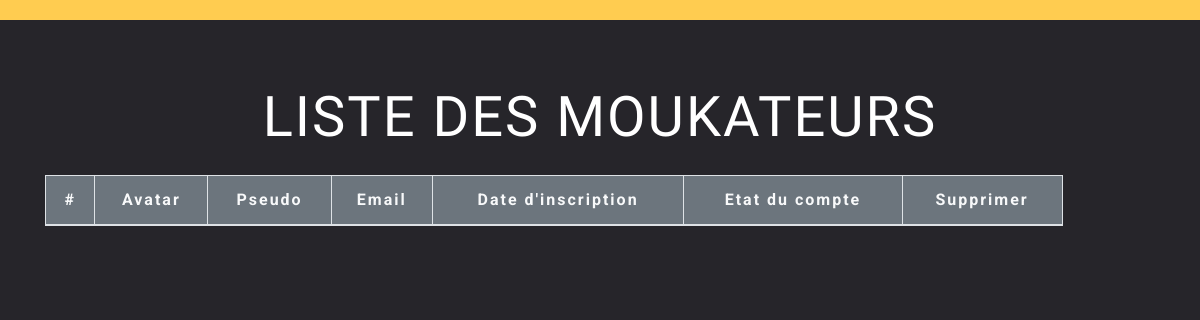
The page /pages/admin/gestion-user.php on the database as committed earlier.
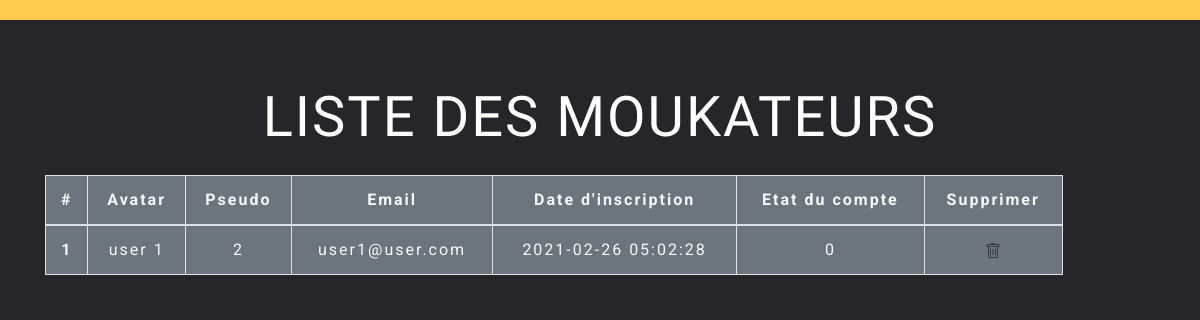
The same page on the database as committed later.
### tables this page shows
CREATE TABLE `users` (
  `id` int(10) UNSIGNED NOT NULL,
  `pseudo` varchar(255) NOT NULL,
  `avatar` varchar(255) DEFAULT NULL,
  `last_name` varchar(255) NOT NULL,
  `first_name` varchar(255) NOT NULL,
  `email` varchar(100) NOT NULL,
  `password` varchar(200) NOT NULL,
  `role` varchar(100) NOT NULL,
  `created_at` timestamp NOT NULL DEFAULT CURRENT_TIMESTAMP ON UPDATE CURRENT_TIMESTAMP,
  `delete_account` tinyint(1) NOT NULL DEFAULT '0'
);

### src/controller/admin-function.php (called while the page is built, shortened)
<?php
function getAllUsers()
{
    global $db_connect;
    $requet = "SELECT * FROM moukatali.users WHERE role= 'user'";
    $stmt = $db_connect->prepare($requet);
    $stmt->execute();
    $all_users = $stmt->fetchAll();
    return $all_users;
}

### src/pages/admin/gestion-user.php (the view, shortened to what this page needs)
<?php
require ROOT_PATH . '/config/database.php';
require ROOT_PATH . '/src/controller/admin-function.php';
$all_users = getAllUsers();
include('../../layout/head.php');
?>
</head>
  <body>
    <header class="header-main ">
    </header>
    <section>
      <div class="container">
        <h1 class="text-uppercase display-4 text-center py-3 mt-5">liste des moukateurs</h1>
        <table class="col-11 table table-bordered bg-secondary text-center text-light">
          <thead>
            <tr>
              <th scope="col">#</th>
              <th scope="col">Avatar</th>
              <th scope="col">Pseudo</th>
              <th scope="col">Email</th>
              <th scope="col">Date d'inscription</th>
              <th scope="col">Etat du compte</th>
              <th scope="col">Supprimer</th>
            </tr>
          </thead>
          <tbody>
            <?php foreach ($all_users as $key => $all_user) : ?>
            <?php if ( $all_user['role'] === "user" ): ?>
              <div class="user">
                <tr>
                  <th scope="row"><?php echo $key + 1; ?></th>
                  <td><?php echo $all_user['pseudo']; ?></td>
                  <td><?php echo $all_user['id']; ?></td>
                  <td><?php echo $all_user['email']; ?></td>
                  <td><?php echo $all_user['created_at']; ?></td>
                  <td><?php echo $all_user['delete_account']; ?></td>
                  <td class="align-middle">
                    <a class="text-dark" href="gestion-user.php?delete-user=<?= $all_user['id'] ?>" role="button">
                  </td>
                </tr>
              </div>
              <?php endif; ?>
            <?php endforeach; ?>
          </tbody>
        </table>
      </div>
    </section>
</body>
</html>

### src/layout/head.php (shortened to what this page needs)
<!doctype html>
<html lang="fr">
<head>
    <link rel="stylesheet" href="https://cdn.jsdelivr.net/npm/bootstrap@4.6.0/dist/css/bootstrap.min.css"
>
    <link rel="stylesheet" href="https://cdnjs.cloudflare.com/ajax/libs/OwlCarousel2/2.3.4/assets/owl.carousel.min.css"
 />
    <link rel="stylesheet"
        href="https://cdnjs.cloudflare.com/ajax/libs/OwlCarousel2/2.3.4/assets/owl.theme.default.min.css"
 />
    <link rel="stylesheet" href=<?= BASE_URL."/public/css/styleGreg.css" ?>>
    <link rel="stylesheet" href=<?= BASE_URL."/public/css/styleDav.css" ?>>
    <link rel="stylesheet" href=<?= BASE_URL."/public/css/btn-sup-modal.css" ?>>
    <link rel="stylesheet" href=<?= BASE_URL."/public/css/mon-style.css" ?>>

### public/css/styleDav.css (style rules this page uses)
body { font-family: 'Roboto', sans-serif; background-color: #26252A; color: #26252A; letter-spacing: 2px!important; }

### public/css/mon-style.css (style rules this page uses)
body { font-family: 'Roboto', sans-serif; background-color: #26252A; color: #26252A; letter-spacing: 2px!important; }
section { padding-bottom: 1.875em; }
h1 { font-family: 'Slackey', cursive; font-size: 2.1em; padding-top: 1.875em; padding-bottom: 1.875em; color: white; }
@media (min-width: 768px) { h1 { font-size: 5.1875em; } }
@media (min-width: 1200px) { h1 { font-size: 7.5em; padding-top: 0.8em; padding-bottom: 0.8em; } }
.header-main { background-color: #FFCC50; padding: 0.625em 0; }

Rows that differ between the two databases and show on the page:
added users: pseudo "user 1", id "2", email "user1@user.com", created_at "2021-02-26 05:02:28", delete_account "0"
